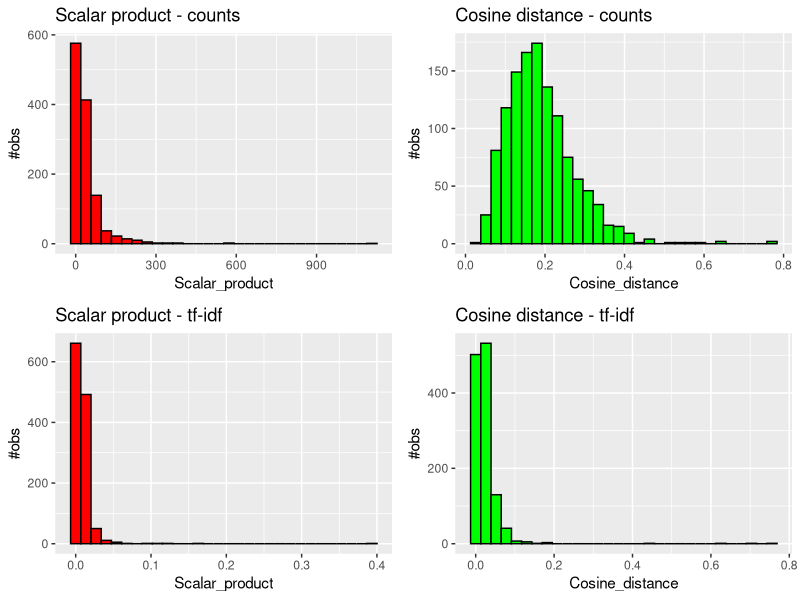

Reproduce this figure in R.
rm(list=ls())

library(ggplot2)
library(gridExtra)
library(dplyr)
library(tm)
library(gsubfn) 
calculate_distance<-function(x) sqrt(sum(x**2))

tdm_scalar_prod<- function(tdm)
{
  tdm_counts_s_prod<-(sapply(1:length(acq), function(x) tdm[,x] %*% tdm))
  
  tdm_counts_s_prod[lower.tri(tdm_counts_s_prod, diag=T)]<-NA
  
  return(tdm_counts_s_prod)
}

tdm_cosine_distance<- function(tdm)
{
  tdm_counts_cos_dist<-(sapply(1:length(acq), function(x) (tdm[,x] %*% tdm)/(calculate_distance(tdm[,x])* apply(tdm, 2, calculate_distance))))
  tdm_counts_cos_dist[lower.tri(tdm_counts_cos_dist, diag=T)]<-NA
  
  
  return(tdm_counts_cos_dist)
}

data("acq")

print(acq[[1]]$content)

tdm_counts<-TermDocumentMatrix(acq, control=list(removePunctuation=T, stopwords=T,stemming=T))
tdm_counts<-as.matrix(tdm_counts)

tdm_counts_prod<- tdm_scalar_prod(tdm_counts)
df1<-data.frame(scalar_prod=tdm_counts_prod[upper.tri(tdm_counts_prod)])
g1<-ggplot(data=df1)
g1<-g1+geom_histogram(aes(x=scalar_prod),colour='black', fill='red')+
  ggtitle('Scalar product - counts')+ 
  ylab('#obs')+ 
  xlab('Scalar_product')



tdm_counts_cos<- tdm_cosine_distance(tdm_counts)
df2<-data.frame(cos_dist=tdm_counts_cos[upper.tri(tdm_counts_cos)])
g2<-ggplot(data=df2)
g2<-g2+geom_histogram(aes(x=cos_dist),colour='black', fill='green')+
  ggtitle('Cosine distance - counts')+ 
  ylab('#obs')+ 
  xlab('Cosine_distance')

print('Most simmilar when calculating scalar product are:')
print(which(tdm_counts_prod==max(tdm_counts_prod, na.rm=T), arr.ind = TRUE))
print('Most simmilar when calculating cosine distance are:')
print(which(tdm_counts_cos==max(tdm_counts_cos, na.rm=T), arr.ind = TRUE))


tdm_idf<-TermDocumentMatrix(acq, control=list(removePunctuation=T, stopwords=T,stemming=T,weighting = weightTfIdf))
tdm_idf<-as.matrix(tdm_idf)

tdm_idf_prod<- tdm_scalar_prod(tdm_idf)
df3<-data.frame(scalar_prod=tdm_idf_prod[upper.tri(tdm_idf_prod)])
g3<-ggplot(data=df3)
g3<-g3+geom_histogram(aes(x=scalar_prod),colour='black', fill='red')+
  ggtitle('Scalar product - tf-idf')+ 
  ylab('#obs')+ 
  xlab('Scalar_product')

tdm_idf_cos<- tdm_cosine_distance(tdm_idf)
df4<-data.frame(cos_dist=tdm_idf_cos[upper.tri(tdm_idf_cos)])
g4<-ggplot(data=df4)
g4<-g4+geom_histogram(aes(x=cos_dist),colour='black', fill='green')+
  ggtitle('Cosine distance - tf-idf')+ 
  ylab('#obs')+ 
  xlab('Cosine_distance')

print('Most simmilar when calculating scalar product after tf_idf are:')
print(which(tdm_idf_prod==max(tdm_idf_prod, na.rm=T), arr.ind = TRUE))
print('Most simmilar when calculating cosine distance after idf are:')
print(which(tdm_idf_cos==max(tdm_idf_cos, na.rm=T), arr.ind = TRUE))

grid.arrange(g1,g2,g3,g4, ncol=2)
